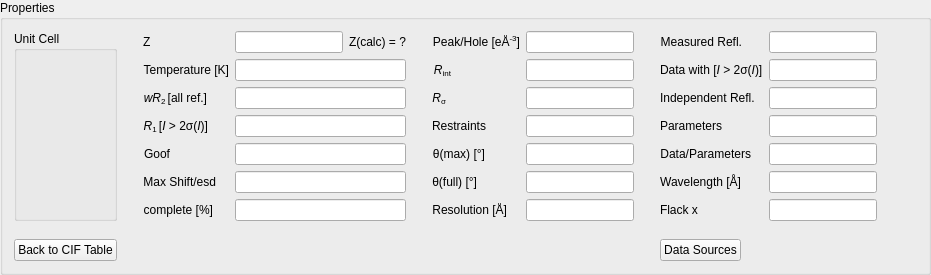
             <widget class="QGroupBox" name="groupBox_3">
              <property name="sizePolicy">
               <sizepolicy hsizetype="Preferred" vsizetype="Expanding">
                <horstretch>0</horstretch>
                <verstretch>20</verstretch>
               </sizepolicy>
              </property>
              <property name="title">
               <string>Properties</string>
              </property>
              <layout class="QGridLayout" name="gridLayout_4">
               <item row="0" column="3">
                <spacer name="horizontalSpacer_7">
                 <property name="orientation">
                  <enum>Qt::Orientation::Horizontal</enum>
                 </property>
                 <property name="sizeType">
                  <enum>QSizePolicy::Policy::Preferred</enum>
                 </property>
                 <property name="sizeHint" stdset="0">
                  <size>
                   <width>20</width>
                   <height>20</height>
                  </size>
                 </property>
                </spacer>
               </item>
               <item row="1" column="2">
                <spacer name="verticalSpacer_2">
                 <property name="orientation">
                  <enum>Qt::Orientation::Vertical</enum>
                 </property>
                 <property name="sizeType">
                  <enum>QSizePolicy::Policy::MinimumExpanding</enum>
                 </property>
                 <property name="sizeHint" stdset="0">
                  <size>
                   <width>20</width>
                   <height>12</height>
                  </size>
                 </property>
                </spacer>
               </item>
               <item row="0" column="5">
                <spacer name="horizontalSpacer_8">
                 <property name="orientation">
                  <enum>Qt::Orientation::Horizontal</enum>
                 </property>
                 <property name="sizeType">
                  <enum>QSizePolicy::Policy::Preferred</enum>
                 </property>
                 <property name="sizeHint" stdset="0">
                  <size>
                   <width>20</width>
                   <height>20</height>
                  </size>
                 </property>
                </spacer>
               </item>
               <item row="2" column="0">
                <widget class="QPushButton" name="BackpushButtonDetails">
                 <property name="sizePolicy">
                  <sizepolicy hsizetype="Fixed" vsizetype="Fixed">
                   <horstretch>0</horstretch>
                   <verstretch>0</verstretch>
                  </sizepolicy>
                 </property>
                 <property name="text">
                  <string>Back to CIF Table</string>
                 </property>
                </widget>
               </item>
               <item row="0" column="2">
                <layout class="QFormLayout" name="formLayout_3">
                 <item row="0" column="0">
                  <widget class="QLabel" name="zLabel">
                   <property name="text">
                    <string>&lt;html&gt;&lt;head/&gt;&lt;body&gt;&lt;p&gt;Z&lt;/p&gt;&lt;/body&gt;&lt;/html&gt;</string>
                   </property>
                  </widget>
                 </item>
                 <item row="0" column="1">
                  <layout class="QHBoxLayout" name="z_horizontalLayout">
                   <item>
                    <widget class="QLineEdit" name="zLineEdit">
                     <property name="readOnly">
                      <bool>true</bool>
                     </property>
                    </widget>
                   </item>
                   <item>
                    <widget class="QLabel" name="zEstimateLabel2">
                     <property name="text">
                      <string>Z(calc) = ?</string>
                     </property>
                    </widget>
                   </item>
                  </layout>
                 </item>
                 <item row="1" column="0">
                  <widget class="QLabel" name="temperatureLabel">
                   <property name="text">
                    <string>Temperature [K]</string>
                   </property>
                   <property name="alignment">
                    <set>Qt::AlignmentFlag::AlignRight|Qt::AlignmentFlag::AlignTrailing|Qt::AlignmentFlag::AlignVCenter</set>
                   </property>
                  </widget>
                 </item>
                 <item row="1" column="1">
                  <widget class="QLineEdit" name="temperatureLineEdit">
                   <property name="readOnly">
                    <bool>true</bool>
                   </property>
                  </widget>
                 </item>
                 <item row="2" column="0">
                  <widget class="QLabel" name="wR2Label">
                   <property name="font">
                    <font>
                     <italic>false</italic>
                     <bold>false</bold>
                    </font>
                   </property>
                   <property name="text">
                    <string>&lt;html&gt;&lt;head/&gt;&lt;body&gt;&lt;p&gt;&lt;span style=&quot; font-style:italic;&quot;&gt;wR&lt;/span&gt;&lt;span style=&quot; vertical-align:sub;&quot;&gt;2 &lt;/span&gt;[all ref.]&lt;/p&gt;&lt;/body&gt;&lt;/html&gt;</string>
                   </property>
                   <property name="alignment">
                    <set>Qt::AlignmentFlag::AlignRight|Qt::AlignmentFlag::AlignTrailing|Qt::AlignmentFlag::AlignVCenter</set>
                   </property>
                  </widget>
                 </item>
                 <item row="2" column="1">
                  <widget class="QLineEdit" name="wR2LineEdit">
                   <property name="readOnly">
                    <bool>true</bool>
                   </property>
                  </widget>
                 </item>
                 <item row="3" column="0">
                  <widget class="QLabel" name="r1Label">
                   <property name="font">
                    <font>
                     <italic>false</italic>
                     <bold>false</bold>
                    </font>
                   </property>
                   <property name="text">
                    <string>&lt;html&gt;&lt;head/&gt;&lt;body&gt;&lt;p&gt;&lt;span style=&quot; font-style:italic;&quot;&gt;R&lt;/span&gt;&lt;span style=&quot; vertical-align:sub;&quot;&gt;1 &lt;/span&gt;[&lt;span style=&quot; font-style:italic;&quot;&gt;I &lt;/span&gt;&amp;gt; 2σ(&lt;span style=&quot; font-style:italic;&quot;&gt;I&lt;/span&gt;)]&lt;/p&gt;&lt;/body&gt;&lt;/html&gt;</string>
                   </property>
                   <property name="alignment">
                    <set>Qt::AlignmentFlag::AlignRight|Qt::AlignmentFlag::AlignTrailing|Qt::AlignmentFlag::AlignVCenter</set>
                   </property>
                  </widget>
                 </item>
                 <item row="3" column="1">
                  <widget class="QLineEdit" name="r1LineEdit">
                   <property name="readOnly">
                    <bool>true</bool>
                   </property>
                  </widget>
                 </item>
                 <item row="4" column="0">
                  <widget class="QLabel" name="goofLabel">
                   <property name="text">
                    <string>Goof</string>
                   </property>
                   <property name="alignment">
                    <set>Qt::AlignmentFlag::AlignRight|Qt::AlignmentFlag::AlignTrailing|Qt::AlignmentFlag::AlignVCenter</set>
                   </property>
                  </widget>
                 </item>
                 <item row="4" column="1">
                  <widget class="QLineEdit" name="goofLineEdit">
                   <property name="readOnly">
                    <bool>true</bool>
                   </property>
                  </widget>
                 </item>
                 <item row="5" column="0">
                  <widget class="QLabel" name="maxShiftLabel">
                   <property name="text">
                    <string>Max Shift/esd</string>
                   </property>
                   <property name="alignment">
                    <set>Qt::AlignmentFlag::AlignRight|Qt::AlignmentFlag::AlignTrailing|Qt::AlignmentFlag::AlignVCenter</set>
                   </property>
                  </widget>
                 </item>
                 <item row="5" column="1">
                  <widget class="QLineEdit" name="maxShiftLineEdit">
                   <property name="readOnly">
                    <bool>true</bool>
                   </property>
                  </widget>
                 </item>
                 <item row="6" column="0">
                  <widget class="QLabel" name="completeLabel">
                   <property name="font">
                    <font>
                     <bold>false</bold>
                    </font>
                   </property>
                   <property name="text">
                    <string>complete [%]</string>
                   </property>
                   <property name="alignment">
                    <set>Qt::AlignmentFlag::AlignRight|Qt::AlignmentFlag::AlignTrailing|Qt::AlignmentFlag::AlignVCenter</set>
                   </property>
                  </widget>
                 </item>
                 <item row="6" column="1">
                  <widget class="QLineEdit" name="completeLineEdit">
                   <property name="readOnly">
                    <bool>true</bool>
                   </property>
                  </widget>
                 </item>
                </layout>
               </item>
               <item row="0" column="0">
                <widget class="QGroupBox" name="groupBox_4">
                 <property name="sizePolicy">
                  <sizepolicy hsizetype="Preferred" vsizetype="Preferred">
                   <horstretch>0</horstretch>
                   <verstretch>0</verstretch>
                  </sizepolicy>
                 </property>
                 <property name="title">
                  <string>Unit Cell</string>
                 </property>
                 <layout class="QGridLayout" name="gridLayout_9">
                  <item row="0" column="2">
                   <widget class="QLabel" name="cellField">
                    <property name="sizePolicy">
                     <sizepolicy hsizetype="Minimum" vsizetype="Minimum">
                      <horstretch>0</horstretch>
                      <verstretch>0</verstretch>
                     </sizepolicy>
                    </property>
                    <property name="minimumSize">
                     <size>
                      <width>0</width>
                      <height>75</height>
                     </size>
                    </property>
                    <property name="baseSize">
                     <size>
                      <width>0</width>
                      <height>75</height>
                     </size>
                    </property>
                    <property name="contextMenuPolicy">
                     <enum>Qt::ContextMenuPolicy::ActionsContextMenu</enum>
                    </property>
                    <property name="autoFillBackground">
                     <bool>false</bool>
                    </property>
                    <property name="styleSheet">
                     <string notr="true">border-color: rgb(53, 53, 53);</string>
                    </property>
                    <property name="frameShape">
                     <enum>QFrame::Shape::NoFrame</enum>
                    </property>
                    <property name="frameShadow">
                     <enum>QFrame::Shadow::Plain</enum>
                    </property>
                    <property name="text">
                     <string/>
                    </property>
                    <property name="textFormat">
                     <enum>Qt::TextFormat::RichText</enum>
                    </property>
                    <property name="alignment">
                     <set>Qt::AlignmentFlag::AlignLeading|Qt::AlignmentFlag::AlignLeft|Qt::AlignmentFlag::AlignTop</set>
                    </property>
                   </widget>
                  </item>
                 </layout>
                </widget>
               </item>
               <item row="2" column="6">
                <widget class="QPushButton" name="SourcesPushButton">
                 <property name="sizePolicy">
                  <sizepolicy hsizetype="Fixed" vsizetype="Fixed">
                   <horstretch>0</horstretch>
                   <verstretch>0</verstretch>
                  </sizepolicy>
                 </property>
                 <property name="text">
                  <string>Data Sources</string>
                 </property>
                </widget>
               </item>
               <item row="0" column="6">
                <layout class="QFormLayout" name="formLayout_2">
                 <item row="0" column="0">
                  <widget class="QLabel" name="reflTotalLabel">
                   <property name="text">
                    <string>Measured Refl.</string>
                   </property>
                   <property name="alignment">
                    <set>Qt::AlignmentFlag::AlignRight|Qt::AlignmentFlag::AlignTrailing|Qt::AlignmentFlag::AlignVCenter</set>
                   </property>
                  </widget>
                 </item>
                 <item row="0" column="1">
                  <widget class="QLineEdit" name="reflTotalLineEdit">
                   <property name="readOnly">
                    <bool>true</bool>
                   </property>
                  </widget>
                 </item>
                 <item row="1" column="0">
                  <widget class="QLabel" name="refl2sigmaLabel">
                   <property name="text">
                    <string>&lt;html&gt;&lt;head/&gt;&lt;body&gt;&lt;p&gt;Data with [&lt;span style=&quot; font-style:italic;&quot;&gt;I &lt;/span&gt;&amp;gt; 2σ(&lt;span style=&quot; font-style:italic;&quot;&gt;I&lt;/span&gt;)]&lt;/p&gt;&lt;/body&gt;&lt;/html&gt;</string>
                   </property>
                  </widget>
                 </item>
                 <item row="1" column="1">
                  <widget class="QLineEdit" name="refl2sigmaLineEdit"/>
                 </item>
                 <item row="2" column="0">
                  <widget class="QLabel" name="uniqReflLabel">
                   <property name="text">
                    <string>Independent Refl.</string>
                   </property>
                  </widget>
                 </item>
                 <item row="2" column="1">
                  <widget class="QLineEdit" name="uniqReflLineEdit"/>
                 </item>
                 <item row="3" column="0">
                  <widget class="QLabel" name="numParametersLabel">
                   <property name="text">
                    <string>Parameters</string>
                   </property>
                   <property name="alignment">
                    <set>Qt::AlignmentFlag::AlignRight|Qt::AlignmentFlag::AlignTrailing|Qt::AlignmentFlag::AlignVCenter</set>
                   </property>
                  </widget>
                 </item>
                 <item row="3" column="1">
                  <widget class="QLineEdit" name="numParametersLineEdit">
                   <property name="minimumSize">
                    <size>
                     <width>0</width>
                     <height>0</height>
                    </size>
                   </property>
                   <property name="readOnly">
                    <bool>true</bool>
                   </property>
                  </widget>
                 </item>
                 <item row="4" column="0">
                  <widget class="QLabel" name="dataReflnsLabel">
                   <property name="font">
                    <font>
                     <bold>false</bold>
                    </font>
                   </property>
                   <property name="text">
                    <string>Data/Parameters</string>
                   </property>
                   <property name="alignment">
                    <set>Qt::AlignmentFlag::AlignRight|Qt::AlignmentFlag::AlignTrailing|Qt::AlignmentFlag::AlignVCenter</set>
                   </property>
                  </widget>
                 </item>
                 <item row="4" column="1">
                  <widget class="QLineEdit" name="dataReflnsLineEdit">
                   <property name="readOnly">
                    <bool>true</bool>
                   </property>
                  </widget>
                 </item>
                 <item row="5" column="0">
                  <widget class="QLabel" name="wavelengthLabel">
                   <property name="text">
                    <string>Wavelength [Å]</string>
                   </property>
                   <property name="alignment">
                    <set>Qt::AlignmentFlag::AlignRight|Qt::AlignmentFlag::AlignTrailing|Qt::AlignmentFlag::AlignVCenter</set>
                   </property>
                  </widget>
                 </item>
                 <item row="5" column="1">
                  <widget class="QLineEdit" name="wavelengthLineEdit">
                   <property name="readOnly">
                    <bool>true</bool>
                   </property>
                  </widget>
                 </item>
                 <item row="6" column="0">
                  <widget class="QLabel" name="flackXLabel">
                   <property name="text">
                    <string>Flack x</string>
                   </property>
                  </widget>
                 </item>
                 <item row="6" column="1">
                  <widget class="QLineEdit" name="flackXLineEdit"/>
                 </item>
                </layout>
               </item>
               <item row="0" column="4">
                <layout class="QFormLayout" name="formLayout">
                 <item row="0" column="0">
                  <widget class="QLabel" name="peakLabel">
                   <property name="text">
                    <string>&lt;html&gt;&lt;head/&gt;&lt;body&gt;&lt;p&gt;Peak/Hole [eÅ&lt;span style=&quot; vertical-align:super;&quot;&gt;-3&lt;/span&gt;]&lt;/p&gt;&lt;/body&gt;&lt;/html&gt;</string>
                   </property>
                   <property name="alignment">
                    <set>Qt::AlignmentFlag::AlignRight|Qt::AlignmentFlag::AlignTrailing|Qt::AlignmentFlag::AlignVCenter</set>
                   </property>
                  </widget>
                 </item>
                 <item row="0" column="1">
                  <widget class="QLineEdit" name="peakLineEdit">
                   <property name="readOnly">
                    <bool>true</bool>
                   </property>
                  </widget>
                 </item>
                 <item row="1" column="0">
                  <widget class="QLabel" name="rintLabel">
                   <property name="font">
                    <font>
                     <bold>false</bold>
                    </font>
                   </property>
                   <property name="text">
                    <string>&lt;html&gt;&lt;head/&gt;&lt;body&gt;&lt;p&gt;&lt;span style=&quot; font-style:italic;&quot;&gt;R&lt;/span&gt;&lt;span style=&quot; vertical-align:sub;&quot;&gt;int&lt;/span&gt;&lt;/p&gt;&lt;/body&gt;&lt;/html&gt;</string>
                   </property>
                   <property name="alignment">
                    <set>Qt::AlignmentFlag::AlignRight|Qt::AlignmentFlag::AlignTrailing|Qt::AlignmentFlag::AlignVCenter</set>
                   </property>
                  </widget>
                 </item>
                 <item row="1" column="1">
                  <widget class="QLineEdit" name="rintLineEdit">
                   <property name="readOnly">
                    <bool>true</bool>
                   </property>
                  </widget>
                 </item>
                 <item row="2" column="0">
                  <widget class="QLabel" name="rsigmaLabel">
                   <property name="font">
                    <font>
                     <bold>false</bold>
                    </font>
                   </property>
                   <property name="text">
                    <string>&lt;html&gt;&lt;head/&gt;&lt;body&gt;&lt;p&gt;&lt;span style=&quot; font-style:italic;&quot;&gt;R&lt;/span&gt;&lt;span style=&quot; vertical-align:sub;&quot;&gt;σ&lt;/span&gt;&lt;/p&gt;&lt;/body&gt;&lt;/html&gt;</string>
                   </property>
                   <property name="alignment">
                    <set>Qt::AlignmentFlag::AlignRight|Qt::AlignmentFlag::AlignTrailing|Qt::AlignmentFlag::AlignVCenter</set>
                   </property>
                  </widget>
                 </item>
                 <item row="2" column="1">
                  <widget class="QLineEdit" name="rsigmaLineEdit">
                   <property name="readOnly">
                    <bool>true</bool>
                   </property>
                  </widget>
                 </item>
                 <item row="3" column="0">
                  <widget class="QLabel" name="numRestraintsLabel">
                   <property name="text">
                    <string>Restraints</string>
                   </property>
                   <property name="alignment">
                    <set>Qt::AlignmentFlag::AlignRight|Qt::AlignmentFlag::AlignTrailing|Qt::AlignmentFlag::AlignVCenter</set>
                   </property>
                  </widget>
                 </item>
                 <item row="3" column="1">
                  <widget class="QLineEdit" name="numRestraintsLineEdit">
                   <property name="readOnly">
                    <bool>true</bool>
                   </property>
                  </widget>
                 </item>
                 <item row="4" column="0">
                  <widget class="QLabel" name="thetaMaxLabel">
                   <property name="text">
                    <string>θ(max) [°]</string>
                   </property>
                   <property name="alignment">
                    <set>Qt::AlignmentFlag::AlignRight|Qt::AlignmentFlag::AlignTrailing|Qt::AlignmentFlag::AlignVCenter</set>
                   </property>
                  </widget>
                 </item>
                 <item row="4" column="1">
                  <widget class="QLineEdit" name="thetaMaxLineEdit">
                   <property name="readOnly">
                    <bool>true</bool>
                   </property>
                  </widget>
                 </item>
                 <item row="5" column="0">
                  <widget class="QLabel" name="thetaFullLabel">
                   <property name="text">
                    <string>θ(full) [°]</string>
                   </property>
                   <property name="alignment">
                    <set>Qt::AlignmentFlag::AlignRight|Qt::AlignmentFlag::AlignTrailing|Qt::AlignmentFlag::AlignVCenter</set>
                   </property>
                  </widget>
                 </item>
                 <item row="5" column="1">
                  <widget class="QLineEdit" name="thetaFullLineEdit">
                   <property name="readOnly">
                    <bool>true</bool>
                   </property>
                  </widget>
                 </item>
                 <item row="6" column="0">
                  <widget class="QLabel" name="dLabel">
                   <property name="font">
                    <font>
                     <bold>false</bold>
                    </font>
                   </property>
                   <property name="text">
                    <string>&lt;html&gt;&lt;head/&gt;&lt;body&gt;&lt;p&gt;Resolution [Å]&lt;/p&gt;&lt;/body&gt;&lt;/html&gt;</string>
                   </property>
                   <property name="alignment">
                    <set>Qt::AlignmentFlag::AlignRight|Qt::AlignmentFlag::AlignTrailing|Qt::AlignmentFlag::AlignVCenter</set>
                   </property>
                  </widget>
                 </item>
                 <item row="6" column="1">
                  <widget class="QLineEdit" name="dLineEdit">
                   <property name="readOnly">
                    <bool>true</bool>
                   </property>
                  </widget>
                 </item>
                </layout>
               </item>
               <item row="0" column="1">
                <spacer name="horizontalSpacer_22">
                 <property name="orientation">
                  <enum>Qt::Orientation::Horizontal</enum>
                 </property>
                 <property name="sizeType">
                  <enum>QSizePolicy::Policy::Preferred</enum>
                 </property>
                 <property name="sizeHint" stdset="0">
                  <size>
                   <width>20</width>
                   <height>20</height>
                  </size>
                 </property>
                </spacer>
               </item>
               <item row="0" column="7">
                <spacer name="horizontalSpacer_24">
                 <property name="orientation">
                  <enum>Qt::Orientation::Horizontal</enum>
                 </property>
                 <property name="sizeHint" stdset="0">
                  <size>
                   <width>40</width>
                   <height>20</height>
                  </size>
                 </property>
                </spacer>
               </item>
              </layout>
             </widget>
